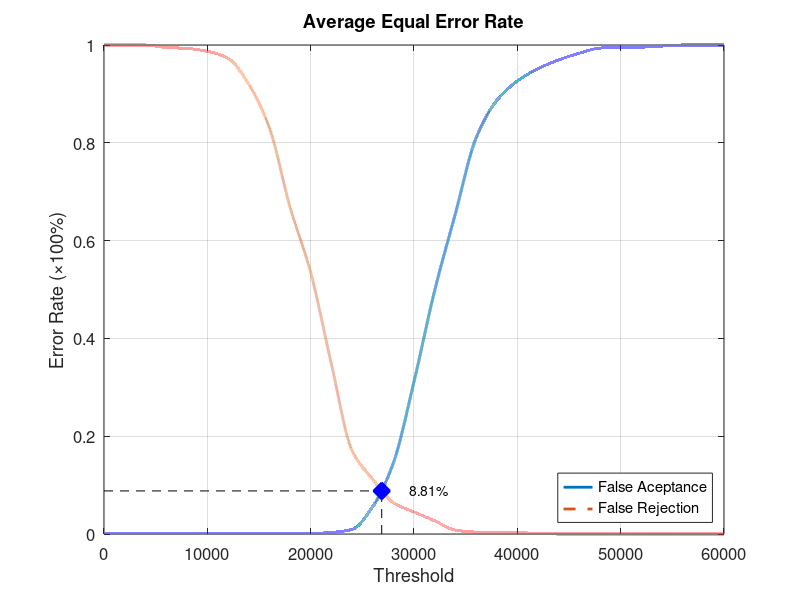
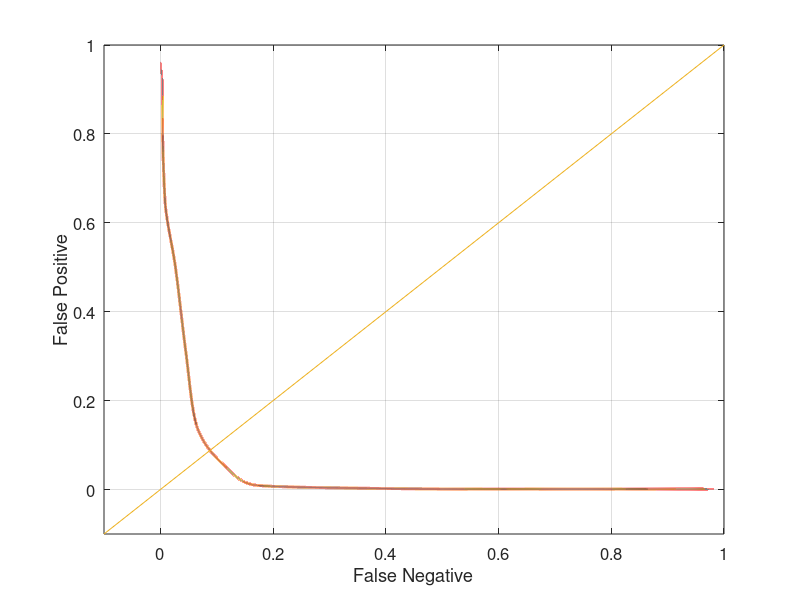

Write the MATLAB code that produced these figures, in order.
function yEER = Database2Average
close all;
clear;
clc;
x = 0:2000:60000;
xq = 0:0.5:60000;

y0 = [0 0.00105263 0.00105263 0.00105263 0.00105263 0.00105263 0.00105263 0.00105263 0.00105263 0.00105263 0.00105263 0.0031579 0.00947368 0.0557895 0.145263 0.311579 0.497895 0.654737 0.809474 0.886316 0.926316 0.951579 0.969474 0.983158 0.993684 0.99579 0.99579 0.997895 1 1 1];
yy0 = interp1(x, y0, xq, 'pchip');
y1 = [1 1 1 0.995 0.993 0.987 0.973 0.92 0.831 0.669 0.535 0.348 0.171 0.112 0.064 0.045 0.027 0.008 0.004 0.004 0.003 0.001 0 0 0 0 0 0 0 0 0];
yy1 = interp1(x, y1, xq, 'pchip');

% Calculating EER: 
y2 = abs(y0 - y1);
find(y2 == min(y2))
yy2 = abs(yy0 - yy1);
xEER = find(yy2 == min(yy2));
xEERIndex = xq(xEER) % X-axis EER
yEER = yy0(xEER) % Y-axis EER

main = figure
plot(xq, yy0,'-','LineWidth', 2);	hold on
plot(xq, yy1,'--','LineWidth', 2);	hold on
plot([xEERIndex xEERIndex], [0 yEER], 'k--');	hold on
plot([0 xEERIndex], [yEER yEER], 'k--');	hold on
plot(xEERIndex, yEER, 'bx', 'LineWidth', 10);	hold on
text(xEERIndex + 10 * xEERIndex / 100, yEER, [num2str(round((10000 * yEER)) / 100) '%'])
legend('False Aceptance', 'False Rejection', 'Location', 'SouthEast')
xlabel('Threshold')
ylabel('Error Rate (\times100%)')
title('Average Equal Error Rate')
set(gca, 'FontSize', 12)
axis([0 60000 0 1])
grid on

print(main, 'Database2AverageMain', '-dpng');
FNRxFPR = figure('Color', [1 1 1]);
plot(yy1, yy0, '-', yy1, yy0, 'LineWidth', 2);
hold on
y = -0.1:0.1:1
plot(y, y); 
set(gca, 'FontSize', 12)
xlabel('False Negative')
ylabel('False Positive')
axis([-0.1 1 -0.1 1])
set(gca, 'FontSize', 12)
grid on

print(FNRxFPR, 'Database2AverageFNRxFPR','-dpng');
end
